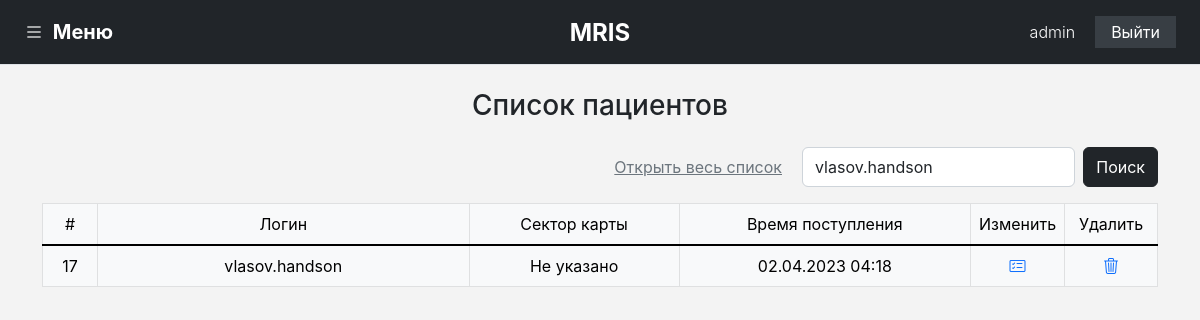
/registrar/list_patients.php?search=vlasov.handson (signed in), run on the app's committed database.
### tables this page shows
CREATE TABLE `users` (
  `id` int UNSIGNED NOT NULL,
  `password` varchar(255) NOT NULL,
  `login` varchar(100) NOT NULL,
  `status` varchar(255) DEFAULT '0',
  `admin` varchar(1) NOT NULL DEFAULT '0'
);

CREATE TABLE `patients` (
  `id` int UNSIGNED NOT NULL,
  `password` varchar(255) DEFAULT NULL,
  `login` varchar(20) DEFAULT NULL,
  `sector_card` varchar(255) DEFAULT 'Не указано',
  `date` datetime NOT NULL DEFAULT CURRENT_TIMESTAMP
);

### assets/inc/function/search_patients.php (the view, shortened to what this page needs)
<?php
if (isset($_REQUEST['search'])) {
	$inputSearch = $_REQUEST['search'];
} else {
	$inputSearch = "";
}
$sql = "SELECT * FROM `patients` WHERE `id` = '$inputSearch' || `login` = '$inputSearch' || `sector_card` = '$inputSearch'";
$result = $link -> query($sql);
function countPeople($result) {
	if ($result -> num_rows > 0) {
		while ($row = $result -> fetch_assoc()) {
			echo "<tr>
			<td class=\"p-2\">". $row['id'] ."</td>
			<td class=\"p-2\">". $row['login'] ."</td>
			<td class=\"p-2\">". $row['sector_card'] ."</td>
			<td class=\"p-2\">". date("d.m.Y H:i",strtotime($row['date'])) ."</td>
			<td class=\"p-2\"><a href=\"setting?patients=".$row['id']."\"><i class=\"bi bi-card-checklist\"></i></a></td>
			<td class=\"p-2\"><a href=\"?del_id=".$row['id']."\"><i class=\"bi bi-trash3\"></i></a></td>
			</tr>
			";
		}
	}
}
?>

### assets/modul/header.php (shortened to what this page needs)
<?php
include($_SERVER['DOCUMENT_ROOT'] . "/assets/inc/db.php");
$sql = "SELECT * FROM `users` WHERE `id` = ".$_SESSION['user_registr']."";
$res_data = mysqli_query($link, $sql);
while($row = mysqli_fetch_array($res_data)){
$login = $row['login'];
}
?>
<header class="container-fluid p-0 bg-white position-relative">
	<div class="d-flex flex-wrap align-items-center justify-content-between justify-content-lg-between border-bottom px-4 py-3 bg-dark">
<a class="text-white fs-5 fw-bold" data-bs-toggle="offcanvas" href="#offcanvasWithBothOptions" role="button" aria-controls="offcanvasExample">
	<i class="bi bi-list me-1"></i> <span class="d-md-inline-block d-none">Меню</span>
</a>
<a href="/" class="d-flex align-items-center col-auto text-dark text-decoration-none position-absolute top-50 start-50 translate-middle">
	<span class="fs-4 fw-bold text-white title-intro d-md-inline-block d-none">MRIS</span>
</a>
<ul class="nav col-auto">
	<li><p class="mb-0 fw-light text-white p-1 me-3"><?php echo $login; ?></li>
	<li><a href="/registrar/users/clear.php" class="nav-link py-1 text-white link-white" style="background: #383e44;">Выйти</i></a></li>
</ul>
	</div>
</header>

### assets/css/style.css (style rules this page uses)
* { padding: 0; margin: 0; font-family: 'IBM Plex Sans'; font-family: 'Inter'; }
body, html { background: #F3F3F3; background-image: url("../image/site/fon-site.svg"); background-position: left bottom; background-size: cover; background-repeat: no-repeat; }
a { color: #8d8176; text-decoration: none !important; border: none !important; }
li { list-style-type: none; }
ul { margin-left: 0; padding-left: 0; }

### data on the page
users: login "admin"
patients: id "17", login "vlasov.handson", sector_card "Не указано", date "02.04.2023 04:18"
